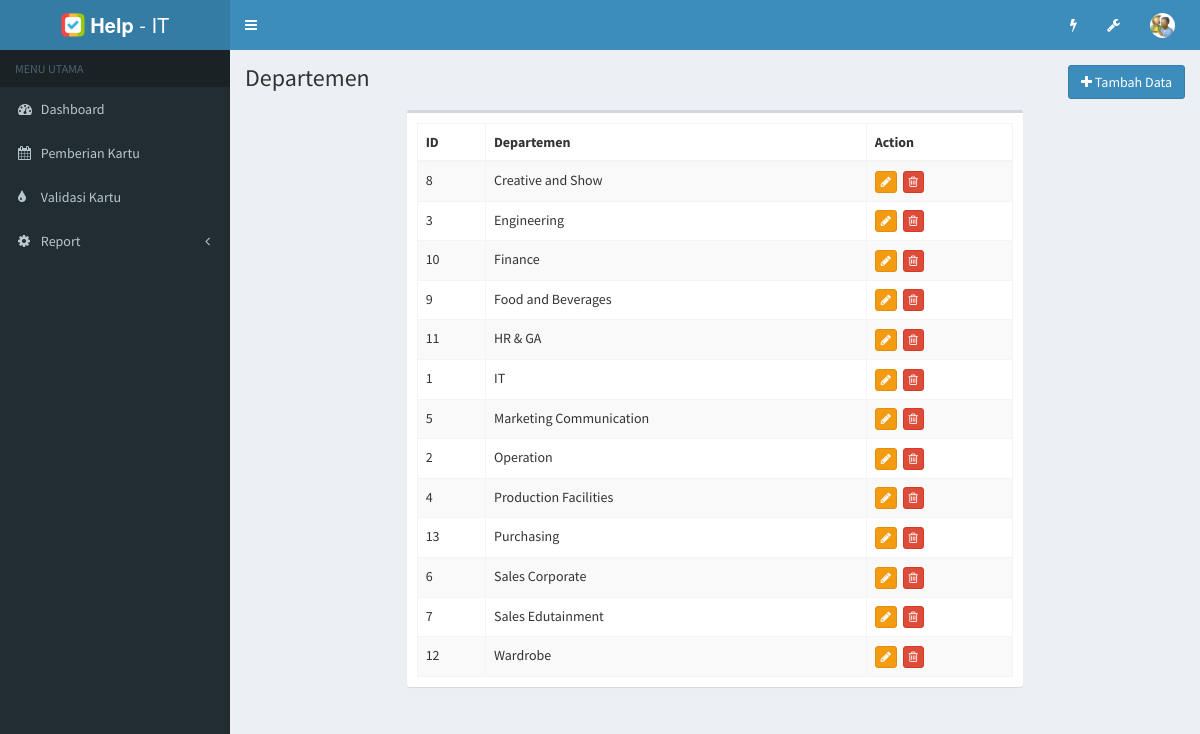
/index.php/departemen, run on the app's committed database.
### tables this page shows
CREATE TABLE IF NOT EXISTS `tb_departemen` (
  `id_departemen` int(3) NOT NULL AUTO_INCREMENT,
  `nama_departemen` varchar(50) NOT NULL,
  PRIMARY KEY (`id_departemen`)
);

### application/controllers/Departemen.php (called while the page is built, shortened)
<?php
class Departemen extends CI_Controller {
  function __construct(){
    $this->load->model('M_departemen','mdep');
    $this->load->model('M_permintaan','mp');
  }
	function index(){
    $data['d_departemen']  = $this->mdep->ambilData();
    $d_header['d_permintaan'] = $this->mp->ambilDataPermintaanbyStatus('waiting');
		$d_header['d_progress'] = $this->mp->ambilDataPermintaanbyStatusJoin('on progress');
		$d_header['total_waiting'] = $this->mp->hitungDataPermintaanbyStatus('waiting');
		$d_header['total_progress'] = $this->mp->hitungDataPermintaanbyStatus('on progress');
    $d_header['title'] = 'Departemen';
		$this->load->view('template/header',$d_header);
		$this->load->view('template/leftside');
		$this->load->view('departemen/index', $data);
		$this->load->view('template/footer_js');
    $this->load->view('departemen/ajax_scripts', $data);
    $this->load->view('template/footer');
	}
}

### index.php (called while the page is built, shortened)
<?php
require_once BASEPATH.'core/CodeIgniter.php';

### application/models/M_departemen.php (called while the page is built, shortened)
<?php
class M_departemen extends CI_Model{
  public function ambilData(){
    $this->db->order_by('nama_departemen','asc');
    $query = $this->db->get('tb_departemen');
    if($query->num_rows()>0)
    {
      return $query->result();
    }
    else
    {
      return false;
    }
  }
}
?>

### application/views/departemen/index.php (the view, shortened to what this page needs)
<div class="content-wrapper">
  <section class="content-header" style="padding-bottom: 30px;">
    <h1 class="pull-left">
      Departemen
    </h1>
    <div class="pull-right">
    <button class="btn btn-primary pull-right" name="button" onclick="tambah_departemen()" rel="tooltip" data-original-title="Tambah data departemen"><i class="fa fa-plus"></i> Tambah Data</button>
    </div>
  </section>
  <section class="content">
    <div class="row">
      <div class="col-md-8 col-md-offset-2">
        <div class="box">
          <div class="box-body">
                <table id="dataTable1" class="table table-bordered table-striped">
                  <thead>
                    <tr>
                      <th>ID</th>
                      <th>Departemen</th>
                      <th>Action</th>
                    </tr>
                  </thead>
                  <tbody>
                     <?php
                      if($d_departemen){
                        foreach($d_departemen as $d){
                    ?>
                    <tr>
                      <td><?php echo $d->id_departemen; ?></td>
                      <td><?php echo $d->nama_departemen; ?></td>
                      <td>
                        <nobr>
                          <a onclick="ubah_departemen(<?php echo $d->id_departemen; ?>)" class="btn btn-xs btn-warning" rel="tooltip" data-tooltip="true" title="" data-original-title="Ubah"><i class="fa fa-pencil"></i></a>&nbsp;
                          <a class="btn btn-danger btn-xs hapus-data" href="#" data-url="<?php echo base_url() . 'departemen/hapus/' . $d->id_departemen ?>"  rel="tooltip" title="Hapus"><i class="fa fa-trash-o "></i></a>
                       </nobr>
                      </td>
                    </tr>
                    <?php
                        }
                      }
                    ?>
                  </tbody>
                </table>
          </div>
        </div>
      </div>
    </div>
  </section>
</div>

### application/views/template/header.php (shortened to what this page needs)
<!DOCTYPE html>
<html>
<head>
  <link rel="stylesheet" href="<?php echo base_url();?>assets/bower_components/bootstrap/dist/css/bootstrap.min.css">
  <link rel="stylesheet" href="<?php echo base_url();?>assets/bower_components/font-awesome/css/font-awesome.min.css">
  <link rel="stylesheet" href="<?php echo base_url();?>assets/bower_components/Ionicons/css/ionicons.min.css">
  <link href='<?php echo base_url();?>assets/zed/css/fullcalendar.css' rel='stylesheet' />
  <link rel="stylesheet" href="<?php echo base_url();?>assets/bower_components/bootstrap-colorpicker/dist/css/bootstrap-colorpicker.min.css"  />
  <link rel="stylesheet" href="<?php echo base_url();?>assets/bower_components/bootstrap-datepicker/dist/css/bootstrap-datepicker.min.css">
  <link rel="stylesheet" href="<?php echo base_url();?>assets/plugins/iCheck/all.css">
  <link rel="stylesheet" href="<?php echo base_url();?>assets/plugins/bootstrap-slider/slider.css">
  <link rel="stylesheet" href="<?php echo base_url();?>assets/bower_components/select2/dist/css/select2.min.css">
  <link rel="stylesheet" href="<?php echo base_url();?>assets/bower_components/datatables.net-bs/css/dataTables.bootstrap.min.css">
  <link rel="stylesheet" href="<?php echo base_url();?>assets/dist/css/AdminLTE.min.css">
  <link rel="stylesheet" href="<?php echo base_url();?>assets/dist/css/skins/_all-skins.min.css">
</head>
<body class="hold-transition skin-blue sidebar-mini">
<div class="wrapper">
  <header class="main-header">
    <a href="#" class="logo">
      <span class="logo-lg"><img style="margin-top:-5px;" width="24" src="<?php echo base_url('assets/img/help-it2.png')?>"><b></i> Help</b> - IT</span>
    </a>
    <nav class="navbar navbar-static-top">
      <a href="#" class="sidebar-toggle" data-toggle="push-menu" role="button">
      </a>
      <div class="navbar-custom-menu">
        <ul class="nav navbar-nav">
          <li class="dropdown tasks-menu">
            <a href="#" class="dropdown-toggle" data-toggle="dropdown">
              <i class="fa fa-flash"></i>
            </a>
          </li>
          <li class="dropdown tasks-menu">
            <a href="#" class="dropdown-toggle" data-toggle="dropdown">
              <i class="fa fa-wrench"></i>
            </a>
          </li>
          <li class="dropdown user user-menu">
            <a href="#" class="dropdown-toggle" data-toggle="dropdown">
              <img src="<?php echo base_url('assets/img/user1.png');?>" class="user-image" alt="User Image">
            </a>
          </li>
        </ul>
      </div>
    </nav>
  </header>

### application/views/template/leftside.php (shortened to what this page needs)
<aside class="main-sidebar">
  <section class="sidebar">
    <ul class="sidebar-menu" data-widget="tree">
      <li class="header">MENU UTAMA
      </li>
      <li>
        <a href="<?php echo base_url() .'dashboard';?>">
          <i class="fa fa-dashboard"></i> <span>Dashboard</span>
        </a>
      </li>
       <li>
          <a href="<?php echo base_url() .'Pemberiankartu';?>"><i class="fa fa-calendar"></i>
            <span>Pemberian Kartu</span>
          </a>
      </li>
      <li>
          <a href="<?php echo base_url().'Pemberiankartu/valid';?>"><i class="fa fa-tint"></i>
            <span>Validasi Kartu</span>
          </a>
      </li>
      <li>
      <li class="treeview">
        <a href="#">
          <i class="fa fa-gear"></i>
          <span>Report</span>
          <span class="pull-right-container">
            <i class="fa fa-angle-left pull-right"></i>
          </span>
        </a>
      </li>
    </ul>
  </section>
</aside>

### application/views/template/footer_js.php (shortened to what this page needs)
</div>

### application/views/template/footer.php
</body>
</html>

### data on the page
tb_departemen: id_departemen "8", nama_departemen "Creative and Show"
tb_departemen: id_departemen "3", nama_departemen "Engineering"
tb_departemen: id_departemen "10", nama_departemen "Finance"
tb_departemen: id_departemen "9", nama_departemen "Food and Beverages"
tb_departemen: id_departemen "11", nama_departemen "HR & GA"
tb_departemen: id_departemen "1", nama_departemen "IT"
tb_departemen: id_departemen "5", nama_departemen "Marketing Communication"
tb_departemen: id_departemen "2", nama_departemen "Operation"
tb_departemen: id_departemen "4", nama_departemen "Production Facilities"
tb_departemen: id_departemen "13", nama_departemen "Purchasing"
tb_departemen: id_departemen "6", nama_departemen "Sales Corporate"
tb_departemen: id_departemen "7", nama_departemen "Sales Edutainment"
tb_departemen: id_departemen "12", nama_departemen "Wardrobe"
